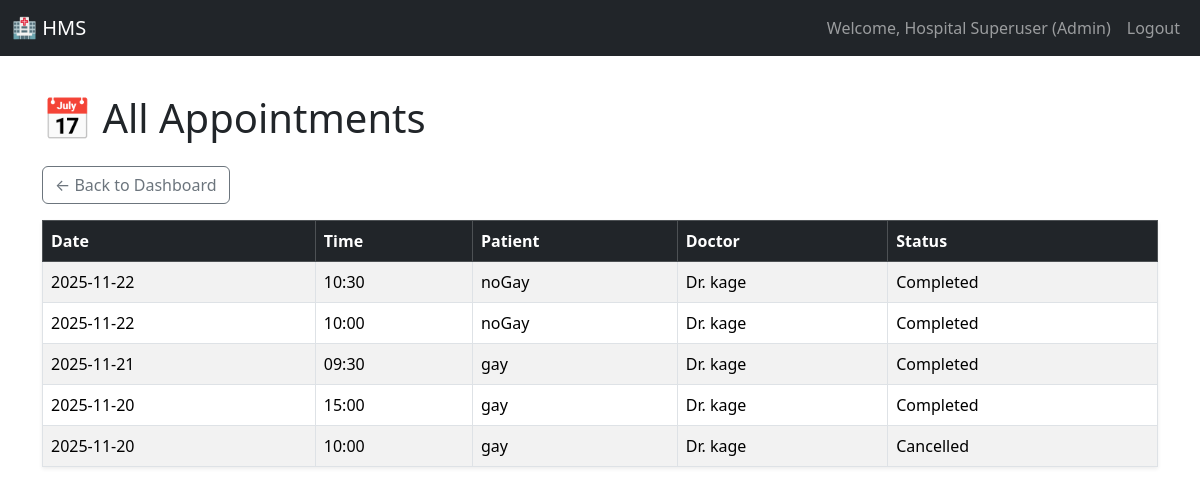
The app's page /admin/appointments (signed in), older data.
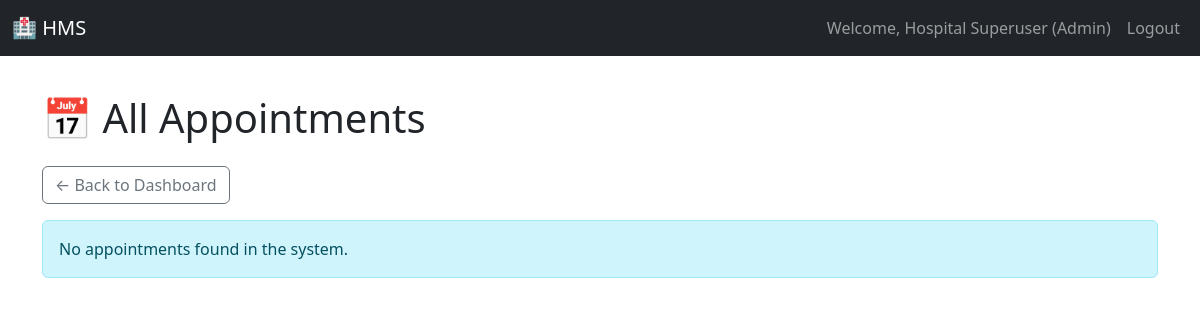
The same page, newer data.
### models.py (models this page shows)
class User(UserMixin, db.Model):
    __tablename__ = 'user'
    id = db.Column(db.Integer, primary_key=True)
    username = db.Column(db.String(80), unique=True, nullable=False)
    password_hash = db.Column(db.String(128), nullable=False)
    role = db.Column(db.String(10), nullable=False)  # Admin, Doctor, Patient
    name = db.Column(db.String(100), nullable=False)
    contact_info = db.Column(db.String(100))
    is_active = db.Column(db.Boolean, default=True) # Used for blacklist/deactivation
    doctor_profile = db.relationship('Doctor', backref='user', uselist=False)
    patient_profile = db.relationship('Patient', backref='user', uselist=False)

class Appointment(db.Model):
    __tablename__ = 'appointment'
    id = db.Column(db.Integer, primary_key=True)
    patient_id = db.Column(db.Integer, db.ForeignKey('patient.user_id'), nullable=False)
    doctor_id = db.Column(db.Integer, db.ForeignKey('doctor.user_id'), nullable=False)
    date = db.Column(db.String(10), nullable=False)
    time = db.Column(db.String(5), nullable=False)
    status = db.Column(db.String(20), default='Booked') # Booked, Completed, Cancelled
    __table_args__ = (db.UniqueConstraint('doctor_id', 'date', 'time', name='_doctor_time_uc'),)
    treatment_record = db.relationship('Treatment', backref='appointment', uselist=False)

### app.py (the view)
@app.route('/admin/appointments')
@role_required('Admin')   # only admin can view this page
def admin_all_appointments():
    appointments = Appointment.query.order_by(
        Appointment.date.desc(),
        Appointment.time.desc()
    ).all()
    return render_template(
        'admin_all_appointments.html',
        appointments=appointments
    )

### app.py (called while the page is built)
@login_manager.user_loader
def load_user(user_id):
    return User.query.get(int(user_id))

def role_required(role):
    def wrapper(func):
        @login_required
        @functools.wraps(func)
        def decorated_view(*args, **kwargs):
            if current_user.role != role:
                flash('Access denied. You do not have the required permissions.', 'danger')
                return redirect(url_for('dashboard'))
            return func(*args, **kwargs)
        return decorated_view
    return wrapper

### templates/admin_all_appointments.html (shortened to what this page needs)
{% extends "base.html" %}
{% block content %}
<h1 class="mb-4">📅 All Appointments</h1>
<a href="{{ url_for('admin_dashboard') }}" class="btn btn-outline-secondary mb-3">← Back to Dashboard</a>
{% if appointments %}
<table class="table table-bordered table-striped shadow-sm">
    <thead class="table-dark">
        <tr>
            <th>Date</th>
            <th>Time</th>
            <th>Patient</th>
            <th>Doctor</th>
            <th>Status</th>
        </tr>
    </thead>
    <tbody>
        {% for appt in appointments %}
        <tr>
            <td>{{ appt.date }}</td>
            <td>{{ appt.time }}</td>
            <td>{{ appt.patient.user.name }}</td>
            <td>Dr. {{ appt.doctor.user.name }}</td>
            <td>{{ appt.status }}</td>
        </tr>
        {% endfor %}
    </tbody>
</table>
{% else %}
<div class="alert alert-info">No appointments found in the system.</div>
{% endif %}
{% endblock %}

### templates/base.html (shortened to what this page needs)
<!DOCTYPE html>
<html lang="en">
<head>
    <link href="https://cdn.jsdelivr.net/npm/bootstrap@5.3.3/dist/css/bootstrap.min.css" rel="stylesheet">
</head>
<body>
    <nav class="navbar navbar-expand-lg navbar-dark bg-dark fixed-top">
        <div class="container-fluid">
            <a class="navbar-brand" href="{{ url_for('dashboard') }}">🏥 HMS</a>
            <div class="collapse navbar-collapse" id="navbarNav">
                <ul class="navbar-nav ms-auto">
                    {% if current_user.is_authenticated %}
                    <li class="nav-item">
                        <span class="nav-link">Welcome, {{ current_user.name }} ({{ current_user.role }})</span>
                    </li>
                    <li class="nav-item">
                        <a class="nav-link btn btn-sm btn-outline-light" href="{{ url_for('logout') }}">Logout</a>
                    </li>
                    {% endif %}
                </ul>
            </div>
        </div>
    </nav>
    <div class="container mt-4">
        {% block content %}{% endblock %}
    </div>
</body>
</html>

### templates/base.html (style rules this page uses)
body { padding-top: 70px; }

Row changes from the older to the newer data that the page shows:
removed Appointment: date "2025-11-22", time "10:30", patient.user.name "noGay", doctor.user.name "kage", status "Completed"
removed Appointment: date "2025-11-22", time "10:00", patient.user.name "noGay", doctor.user.name "kage", status "Completed"
removed Appointment: date "2025-11-21", time "09:30", patient.user.name "gay", doctor.user.name "kage", status "Completed"
removed Appointment: date "2025-11-20", time "15:00", patient.user.name "gay", doctor.user.name "kage", status "Completed"
removed Appointment: date "2025-11-20", time "10:00", patient.user.name "gay", doctor.user.name "kage", status "Cancelled"
Text that changed along with them:
text no longer shown: "Date Time Patient Doctor Status"
text now shown: "No appointments found in the system."
